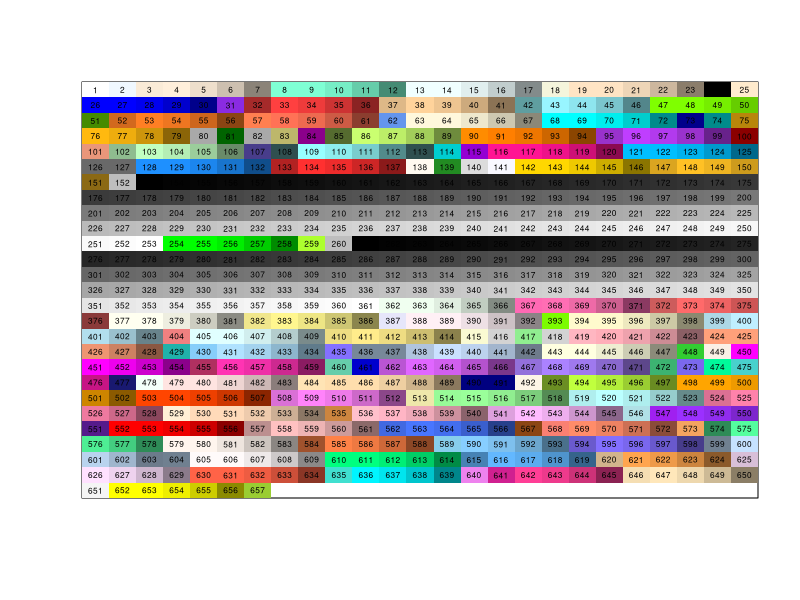

The R script that drew this image:
# create a matrix of color names
color_matrix <- matrix(colors(), ncol = floor(sqrt(length(colors()))), byrow = TRUE)

# determine number of rows and columns
num_rows <- nrow(color_matrix)
num_cols <- ncol(color_matrix)

# create an empty plot
plot(NULL, xlim = c(0, num_cols), ylim = c(0, num_rows), xaxs = "i", yaxs = "i", 
     xlab = "", ylab = "", xaxt = "n", yaxt = "n")

# add rectangles for each color
for (i in 1:num_rows) {
  for (j in 1:num_cols) {
    color_num <- (i - 1) * num_cols + j
    if (color_num <= length(colors())) {
      rect(j - 1, num_rows - i, j, num_rows - i + 1, col = colors()[color_num], border = NA)
      text(j - 0.5, num_rows - i + 0.5, color_num, cex = 0.5)
    }
  }
}

# print color names with their corresponding numbers
for (i in 1:length(colors())) {
  print(paste(i, colors()[i]))
}
